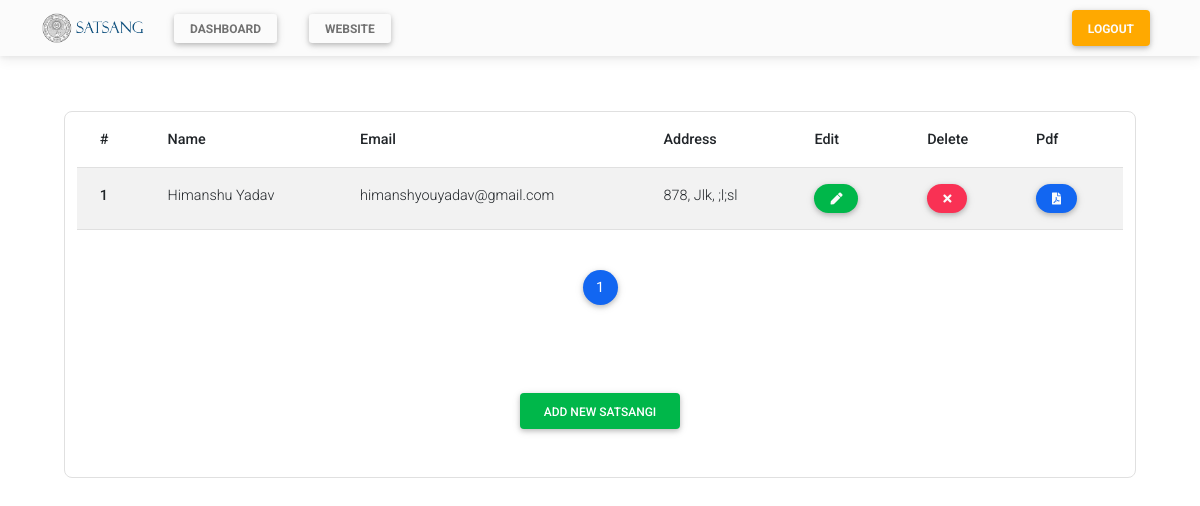
The app's page /dashboard (signed in) with its own data.
### dashboard/models.py (models this page shows, shortened)
class Member(models.Model):
    first_name = models.CharField(max_length=200)
    last_name = models.CharField(max_length=200)
    father_name = models.CharField(max_length=200)
    Age = models.IntegerField()
    email = models.EmailField()
    mobile = models.IntegerField()
    perma_street = models.CharField(max_length=200,null=True)
    perma_city = models.CharField(max_length=200,null=True)
    perma_state = models.CharField(max_length=200)
    perma_pin = models.IntegerField()
    pres_street = models.CharField(max_length=200,null=True)
    pres_city = models.CharField(max_length=200,null=True)
    pres_state = models.CharField(max_length=200)
    pres_pin = models.IntegerField()
    education = models.CharField(max_length=200,null=True)
    profession = models.CharField(max_length=200,null=True)
    religion = models.CharField(max_length=200,null=True)
    varna = models.CharField(max_length=200,null=True)
    signature = models.ImageField(null=True,blank=True,upload_to = "images/account/member/signature")
    ritwik = models.ForeignKey(User,on_delete=models.SET_NULL,null=True)

### account/views.py (the view)
# urls.py: path('dashboard',dashboard),
def dashboard(request):
    if(request.user.is_authenticated == False):
        return redirect('/login')
    print(request.user.id)
    filled_forms = Member.objects.filter(ritwik = request.user.id)
    paginator = Paginator(filled_forms,3)
    page_no = request.GET.get('page')
    page_obj = paginator.get_page(page_no)
    return render(request,'dashboard/dashboard.html',{'page_obj': page_obj})

### templates/dashboard/dashboard.html (shortened to what this page needs)
{% extends 'account/mdb-base.html' %}
{% load static %}
{% block head %}
  <link rel="stylesheet" href="{% static 'dashboard/css/dashboard.css' %}">
{% endblock %}
{% block content %}
    <div class="container">
        <div class="table-wrapper">
				  <section class="table-container border rounded-5">
					<div class="container table-responsive">
					  <table class="table table-striped">
						<thead>
						  <tr>
							<th scope="col">#</th>
							<th scope="col">Name</th>
							<th scope="col">Email</th>
							<th scope="col">Address</th>
							<th scope="col">Edit</th>
							<th scope="col">Delete</th>
							<th scope="col">Pdf</th>
						  </tr>
						</thead>
						<tbody>
							{% for member in page_obj %}
								<tr>
									<th scope="row">{{ forloop.counter0|add:page_obj.start_index  }}</th>
									<td>{{member.first_name}} {{member.last_name}}</td>
									<td>{{member.email}}</td>
									<td>{{member.perma_street}}, {{member.perma_city}}, {{member.perma_state}}</td>
									<td>
										<a href="{% url 'edit_member' member.id  %}" class="btn btn-success btn-sm btn-rounded" role="button" aria-pressed="true"><i class="fas fa-pen text-light"></i></a>
									</td>
									<td>
										<a href="{% url 'delete_member' member.id  %}" class="btn btn-danger btn-sm btn-rounded" role="button" aria-pressed="true" ><i class="fas fa-times text-light"></i></a>
									</td>
									<td>
										<a href="{% url 'member_pdf' member.id  %}" class="btn btn-primary btn-sm btn-rounded" role="button" aria-pressed="true" ><i class="fas fa-file-pdf text-light"></i></a>
									</td>
								</tr>
							{% endfor %}
						</tbody>
					  </table>
					  <section class="p-4 d-flex justify-content-center">
						<nav aria-label="...">
						  <ul class="pagination pagination-circle">
							<li class="page-item active" aria-current="page">
							  <a class="page-link" href="#">{{ page_obj.number }} <span class="visually-hidden">(current)</span></a>
							</li>
						  </ul>
						</nav>
					  </section>
					  <div class="d-flex justify-content-center p-5">
						<a href="{% url 'member_register' %}" class="btn btn-success" data-toggle="modal"><span>Add New Satsangi</span></a>
					  </div>
					 </div>
				  </section>
        </div>
    </div>
{% endblock %}

### templates/account/mdb-base.html (shortened to what this page needs)
{% load static %}
<!DOCTYPE html>
<html lang="en">
    <head>
        <link rel="stylesheet" href="https://use.fontawesome.com/releases/v5.15.2/css/all.css" />
        <link rel="stylesheet" href="{% static 'MDB/css/mdb.min.css' %}">
        <link rel="stylesheet" href="{% static 'account/css/mdb-base.css' %}">
        {% block head %}
        {% endblock%}
    </head>
    <body>
        <nav class="navbar navbar-expand-lg navbar-light bg-light custom-navbar">
        <div class="container">
            <a class="navbar-brand me-2" href="/">
            <img
                src="{% static 'account/img/logo.png' %}"
                height="30"
                alt="MDB Logo"
                loading="lazy"
                style="margin-top: -1px;"
            />
            </a>
            <div class="collapse navbar-collapse" id="navbarButtonsExample">
            <ul class="navbar-nav me-auto mb-2 mb-lg-0">
                {% if user.is_authenticated %}
                    <li class="nav-item">
                        <a type="button" class=" btn btn-light nav-link btn-sm px-3 my-1 mx-3" href="/dashboard"><strong class="txt-light">Dashboard</strong></a>
                    </li>
                {% endif %}
                <li class="nav-item">
                    <a type="button" class="nav-link btn btn-light nav-link btn-sm px-3 my-1 mx-3" href=""><strong>Website</strong></a>
                </li>
            </ul>
            {% if user.is_authenticated %}
            <ul class="navbar-nav ml-auto mb-2 mb-lg-0">
                <li class="nav-item">
                    <a type="button" class="btn nav-link btn-warning px-3 me-2" href="/logout">
                    <strong class="text-light" >Logout</strong>
                    </a>
                </li>
            </ul>
            {% endif %}
            </div>
        </div>
        </nav>
        {% block content %}
        {% endblock %}
    </body>
</html>

### static/dashboard/css/dashboard.css (style rules this page uses)
.table-container { margin-top: 5%; margin-left: 2%; margin-right: 2%; margin-bottom: 1%; }

### records on screen
Member: first_name "Himanshu", last_name "Yadav", email "himanshyouyadav@gmail.com", perma_street "878", perma_city "Jlk", perma_state ";l;sl"

### other values on screen
{{ page_obj.number }} "1"
